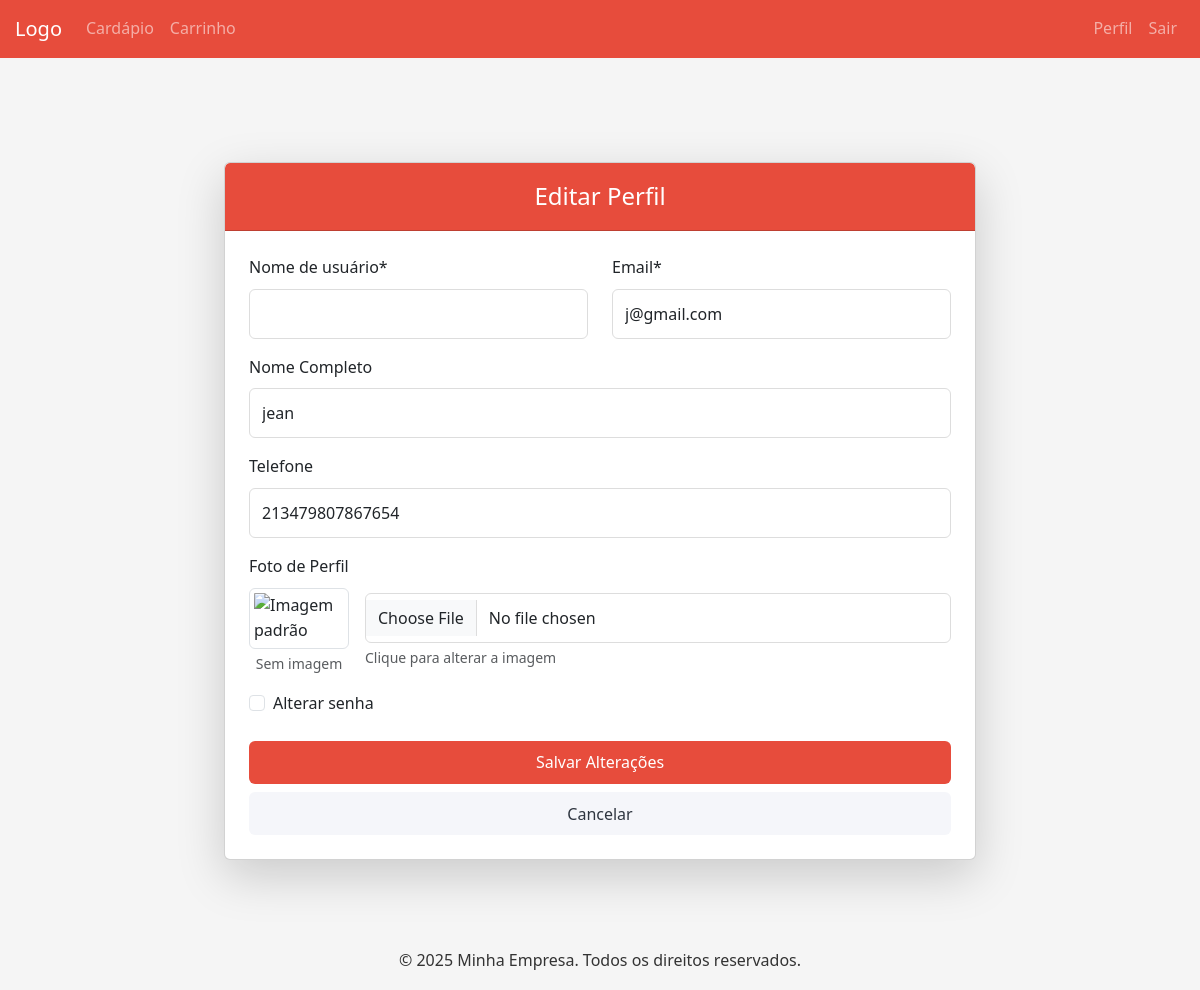
The app's page /usuario/editar/2/ (signed in) with its own data.
### usuario/models.py (models this page shows, shortened)
class Usuario(AbstractUser):
    TIPOS_CLIENTE = [
        ('CLIENTE', 'Cliente'),
        ('ADMINISTRADOR', 'Administrador'),
    ]
    telefone = models.CharField(_('telefone'), max_length=15, blank=True)
    email = models.EmailField(_('email address'), unique=True)
    nome = models.CharField(_('nome'), max_length=50, blank=True)
    tipo_cliente = models.CharField(
        max_length=20,
        choices=TIPOS_CLIENTE,
        default='CLIENTE',
    )
    imagem = models.ImageField(
        upload_to='usuarios/',
        blank=True,
        null=True,
        verbose_name='Imagem de Perfil',
        validators=[FileExtensionValidator(allowed_extensions=['jpg', 'jpeg', 'png'])],
    )
    USERNAME_FIELD = 'email'
    REQUIRED_FIELDS = []  # Removemos 'username' pois será gerado automaticamente

### usuario/views.py (the view)
# urls.py: path('editar/<int:id>/', views.edit_usuario, name='edit_usuario'),
@login_required
def edit_usuario(request, id):
    if not request.user.is_superuser and id != request.user.id:
        return redirect('perfil_usuario')
    usuario = get_object_or_404(Usuario, pk=id)
    if request.method == "POST":
        form = UsuarioForm(request.POST, request.FILES, instance=usuario)
        if form.is_valid():
            user = form.save()
            if 'password1' in request.POST and request.POST['password1']:
                user.set_password(request.POST['password1'])
                user.save()
            if request.user.id == usuario.id:
                login(request, user)
                messages.success(request, "Perfil atualizado com sucesso!")
            return redirect('perfil_usuario')
    else:
        form = UsuarioForm(instance=usuario)
    context = {
        'form': form,
        'titulo': 'Editar Perfil',
        'usuario': usuario,
    }
    if usuario.imagem and hasattr(usuario.imagem, 'url'):
        context['current_image_url'] = usuario.imagem.url
    return render(request, 'usuario/editUser.html', context)

### usuario/forms.py (shortened to what this page needs)
class UsuarioForm(UserCreationForm):
    class Meta:
        model = Usuario
        fields = ('nome', 'email', 'telefone', 'password1', 'password2')  # Removemos 'username'
        widgets = {
            'nome': forms.TextInput(attrs={
                'class': 'form-control',
                'placeholder': 'Nome completo'
            }),
            'email': forms.EmailInput(attrs={
                'class': 'form-control',
                'placeholder': 'Seu melhor email'
            }),
            'telefone': forms.TextInput(attrs={
                'class': 'form-control',
                'placeholder': '(99) 99999-9999'
            }),
        }
    def __init__(self, *args, **kwargs):
        super().__init__(*args, **kwargs)
        self.fields['password1'].widget.attrs.update({
            'class': 'form-control',
            'placeholder': 'Crie uma senha segura'
        })
        self.fields['password2'].widget.attrs.update({
            'class': 'form-control',
            'placeholder': 'Repita a senha'
        })

### templates/usuario/editUser.html (shortened to what this page needs)
{% extends 'base.html' %}
{% load static %}
{% block content %}
<div class="container my-5">
    <div class="row justify-content-center">
        <div class="col-md-8">
            <div class="card shadow-lg">
                <div class="card-header bg-primary text-white">
                    <h2 class="text-center mb-0">{{ titulo }}</h2>
                </div>
                <div class="card-body">
                    <form method="post" enctype="multipart/form-data" id="profile-form">
                        <div class="row">
                            <div class="col-md-6 mb-3">
                                <label for="id_username" class="form-label">Nome de usuário*</label>
                                <input type="text" class="form-control" id="id_username"
                                       name="username" value="{{ form.username.value|default:'' }}" required>
                            </div>
                            <div class="col-md-6 mb-3">
                                <label for="id_email" class="form-label">Email*</label>
                                <input type="email" class="form-control" id="id_email"
                                       name="email" value="{{ form.email.value|default:'' }}" required>
                            </div>
                        </div>
                        <div class="mb-3">
                            <label for="id_nome" class="form-label">Nome Completo</label>
                            <input type="text" class="form-control" id="id_nome"
                                   name="nome" value="{{ form.nome.value|default:'' }}">
                        </div>
                        <div class="mb-3">
                            <label for="id_telefone" class="form-label">Telefone</label>
                            <input type="text" class="form-control" id="id_telefone"
                                   name="telefone" value="{{ form.telefone.value|default:'' }}">
                        </div>
                        <div class="mb-3">
                            <label for="id_imagem" class="form-label">Foto de Perfil</label>
                            <div class="d-flex align-items-center">
                                {% if current_image_url %}
                                <div class="me-3">
                                    <img id="image-preview" src="{{ current_image_url }}" alt="Imagem atual" class="img-thumbnail" style="max-height: 100px; max-width: 100px;">
                                    <div class="form-text text-center mt-1">Imagem atual</div>
                                </div>
                                {% else %}
                                <div class="me-3">
                                    <img id="image-preview" src="{% static 'img/default-profile.png' %}" alt="Imagem padrão" class="img-thumbnail" style="max-height: 100px; max-width: 100px;">
                                    <div class="form-text text-center mt-1">Sem imagem</div>
                                </div>
                                {% endif %}
                                <div class="flex-grow-1">
                                    <input type="file" class="form-control" name="imagem" id="id_imagem" accept="image/*">
                                    <div class="form-text">Clique para alterar a imagem</div>
                                </div>
                            </div>
                        </div>
                        <div class="mb-3">
                            <div class="form-check">
                                <input class="form-check-input" type="checkbox" id="id_change_password" name="change_password">
                                <label class="form-check-label" for="id_change_password">
                                    Alterar senha
                                </label>
                            </div>
                        </div>
                        <div class="d-grid gap-2 mt-4">
                            <button type="submit" class="btn btn-primary" id="submit-btn">Salvar Alterações</button>
                            <a href="{% url 'perfil_usuario' %}" class="btn btn-secondary">Cancelar</a>
                        </div>
                    </form>
                </div>
            </div>
        </div>
    </div>
</div>
{% endblock %}

### static/css/style.css (style rules this page uses)
#image-preview { transition: all 0.3s ease; }
:root { --primary-color: #e74c3c; --primary-hover: #c0392b; --secondary-color: #2ecc71; --secondary-hover: #27ae60; --danger-color: #d63031; --danger-hover: #b71c1c; --light-color: #f5f6fa; --dark-color: #2f3640; --text-color: #333; --border-radius: 6px; --box-shadow: 0 2px 10px rgba(0, 0, 0, 0.1); --transition: all 0.3s ease; }
* { margin: 0; padding: 0; box-sizing: border-box; }
body { font-family: 'Segoe UI', Tahoma, Geneva, Verdana, sans-serif; background-color: #f5f5f5; color: var(--text-color); line-height: 1.6; }
.container { max-width: 1200px; margin: 0 auto; padding: 0 15px; }
.card { background: white; border-radius: var(--border-radius); box-shadow: var(--box-shadow); overflow: hidden; margin-top: 2rem; }
.card-header { background-color: var(--primary-color); color: white; padding: 1.2rem; }
.card-header h2 { margin: 0; font-size: 1.5rem; }
.card-body { padding: 1.5rem; }
.form-label { display: block; margin-bottom: 0.5rem; font-weight: 500; }
.form-control { width: 100%; padding: 0.75rem; border: 1px solid #ddd; border-radius: var(--border-radius); font-size: 1rem; transition: var(--transition); }
.btn { display: inline-block; padding: 0.6rem 1.2rem; font-size: 1rem; font-weight: 500; text-align: center; border: none; border-radius: var(--border-radius); cursor: pointer; transition: var(--transition); text-decoration: none; }
.btn-primary { background-color: var(--primary-color); color: white; }
.btn-secondary { background-color: var(--light-color); color: var(--dark-color); }

### templates/base.html (style rules this page uses)
.bg-primary { background-color: #e74c3c !important; }
.btn-primary { background-color: #e74c3c; border-color: #e74c3c; }

### records on screen
Usuario: email "j@gmail.com", nome "jean", telefone "213479807867654"

### other values on screen
{{ titulo }} "Editar Perfil"
